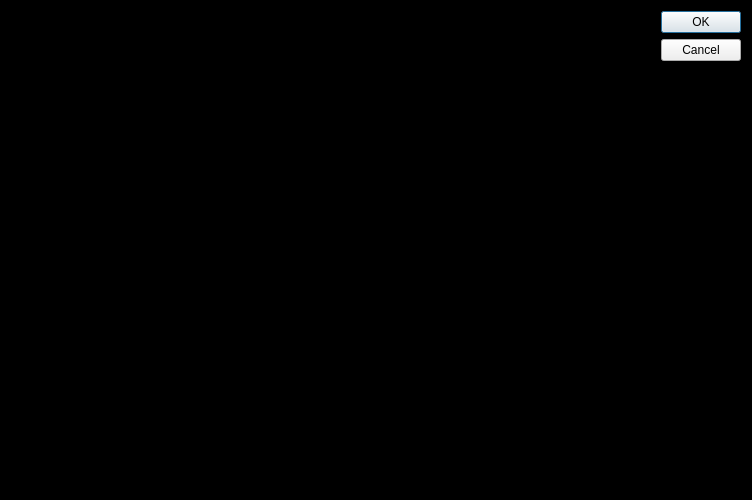
<?xml version="1.0" encoding="UTF-8"?>
<ui version="4.0">
 <class>WSettings</class>
 <widget class="QDialog" name="WSettings">
  <property name="geometry">
   <rect>
    <x>0</x>
    <y>0</y>
    <width>752</width>
    <height>500</height>
   </rect>
  </property>
  <property name="windowTitle">
   <string>Game Settings</string>
  </property>
  <property name="styleSheet">
   <string notr="true">QDialog{
	background-color: rgb(0, 0, 0);
	color :  rgb(2, 250, 3);
   font-weight: bold;
}</string>
  </property>
  <layout class="QHBoxLayout" name="horizontalLayout">
   <item>
    <layout class="QVBoxLayout" name="verticalLayout_3">
     <item>
      <spacer name="horizontalSpacer">
       <property name="orientation">
        <enum>Qt::Horizontal</enum>
       </property>
       <property name="sizeHint" stdset="0">
        <size>
         <width>40</width>
         <height>20</height>
        </size>
       </property>
      </spacer>
     </item>
    </layout>
   </item>
   <item>
    <widget class="QDialogButtonBox" name="buttonBox">
     <property name="orientation">
      <enum>Qt::Vertical</enum>
     </property>
     <property name="standardButtons">
      <set>QDialogButtonBox::Cancel|QDialogButtonBox::Ok</set>
     </property>
    </widget>
   </item>
  </layout>
 </widget>
 <resources/>
 <connections>
  <connection>
   <sender>buttonBox</sender>
   <signal>accepted()</signal>
   <receiver>WSettings</receiver>
   <slot>accept()</slot>
   <hints>
    <hint type="sourcelabel">
     <x>248</x>
     <y>254</y>
    </hint>
    <hint type="destinationlabel">
     <x>157</x>
     <y>274</y>
    </hint>
   </hints>
  </connection>
  <connection>
   <sender>buttonBox</sender>
   <signal>rejected()</signal>
   <receiver>WSettings</receiver>
   <slot>reject()</slot>
   <hints>
    <hint type="sourcelabel">
     <x>316</x>
     <y>260</y>
    </hint>
    <hint type="destinationlabel">
     <x>286</x>
     <y>274</y>
    </hint>
   </hints>
  </connection>
 </connections>
</ui>
